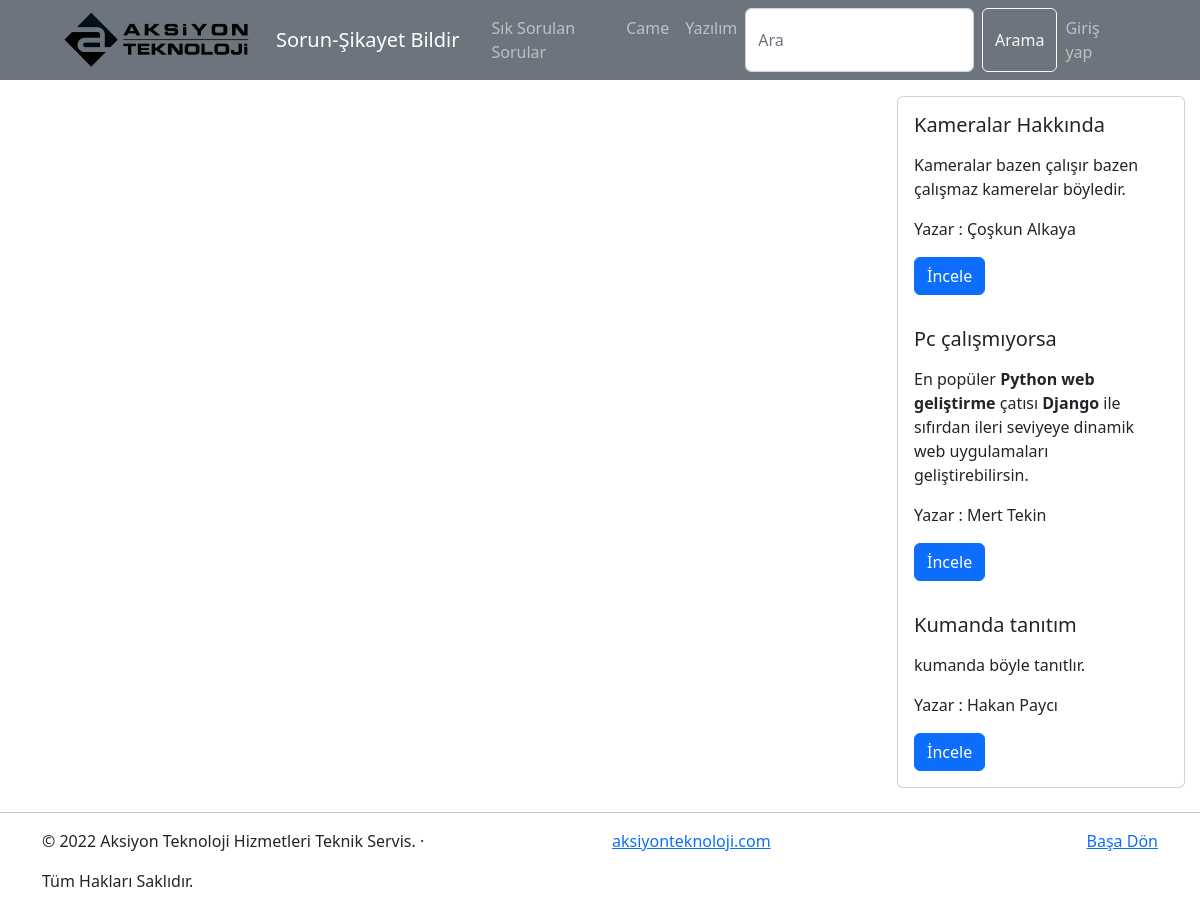
/yazilim/, run on an earlier commit of the app's database.
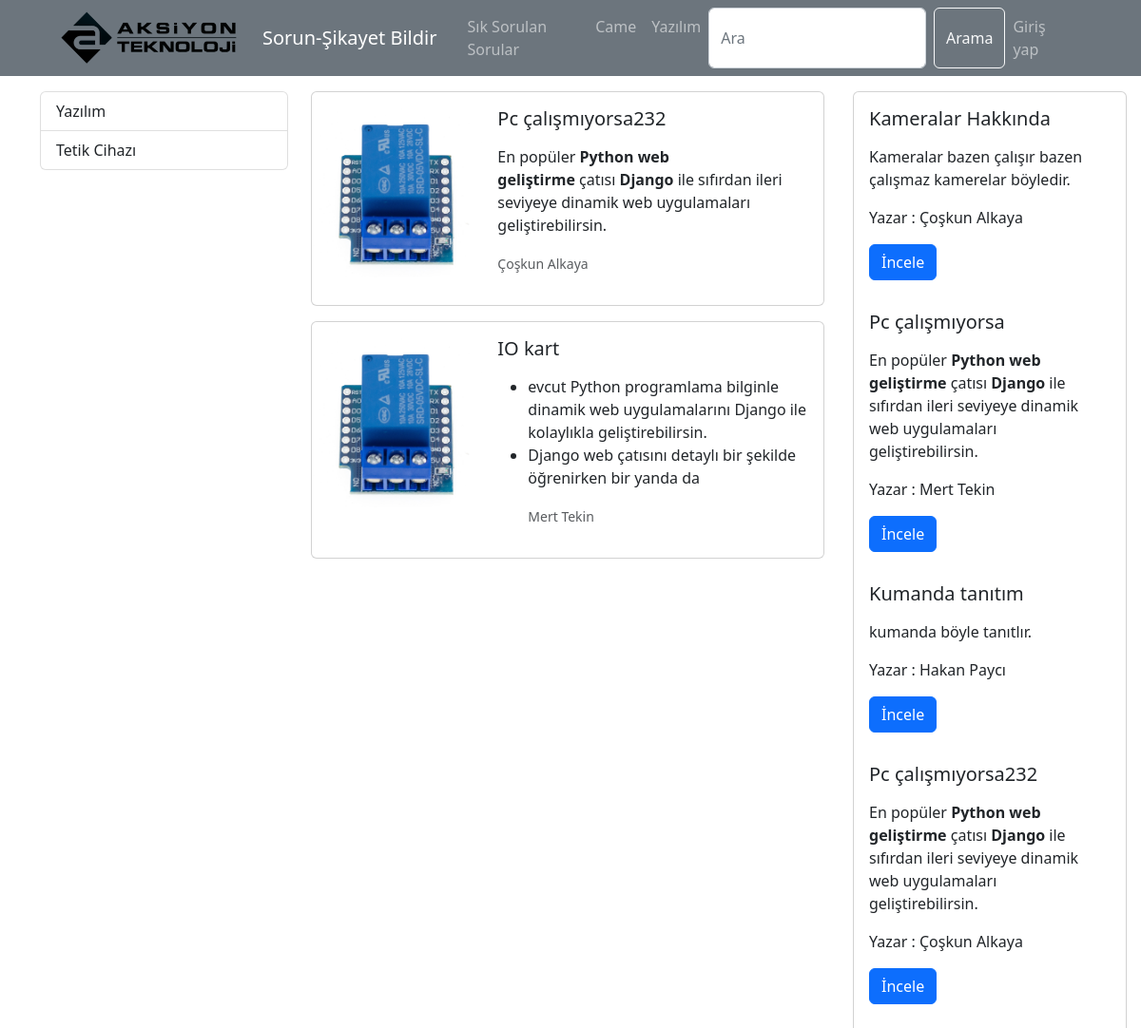
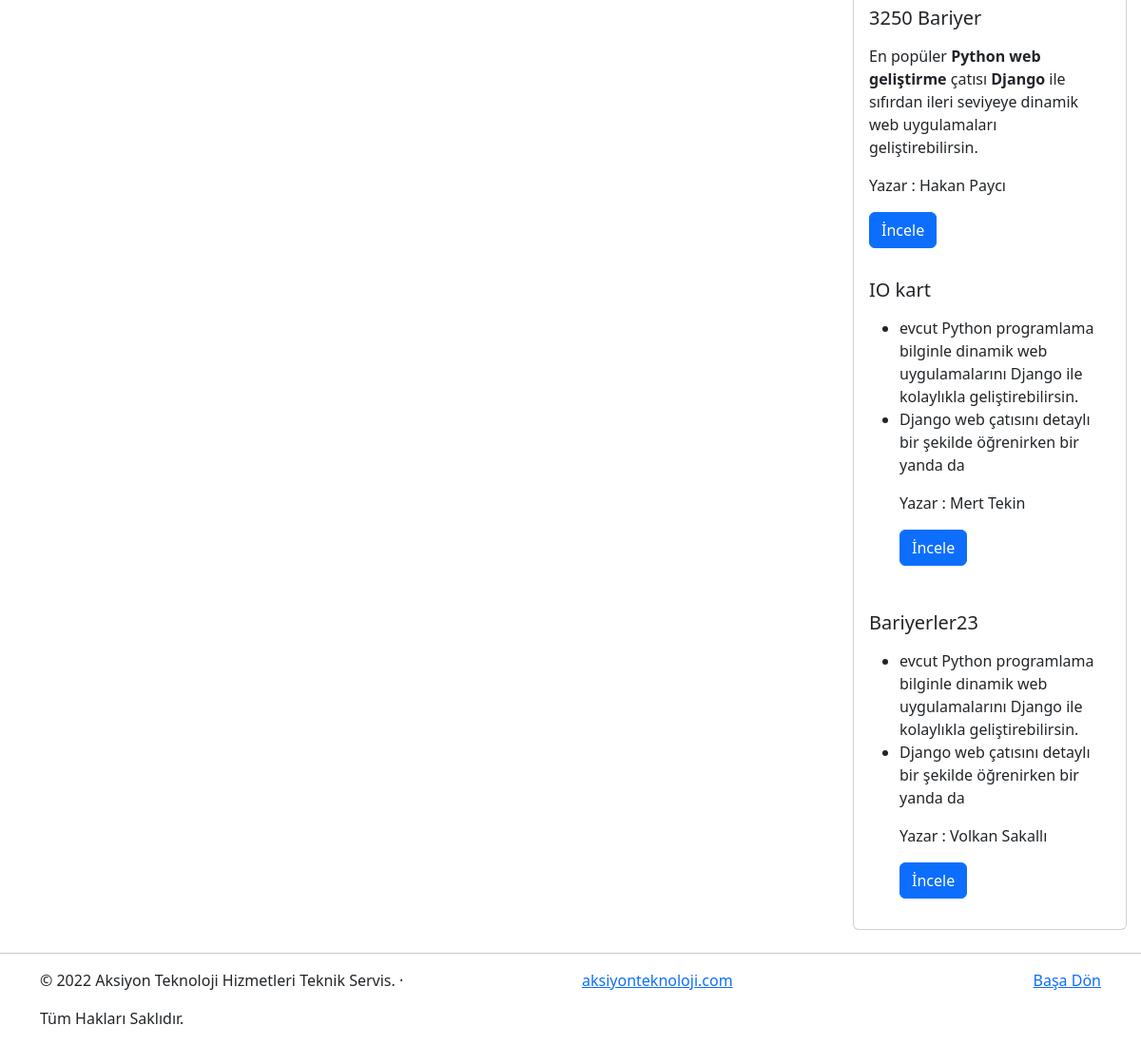
And on a later commit of the database (2 pictures, top to bottom).
### tickets/models.py (models this page shows, shortened)
class Paylasim(models.Model):
    göndericiAdi = models.CharField(max_length=100)
    gönderiKonu = models.CharField(max_length=100)
    gönderiAciklama = RichTextField()
    gönderiFoto = models.ImageField(upload_to="Paylasim",blank=False,null=False)
    gönderiDurumu = models.BooleanField(default=False)
    yazılımUrunumu = models.BooleanField(default=False)
    cameUrunumu = models.BooleanField(default=False)
    slug = models.SlugField(null=False, unique=True,
                            db_index=True, blank=True, editable=False)
    category = models.ForeignKey(
        Category, on_delete=models.CASCADE,blank=True)

class Category(models.Model):
    categoryName = models.CharField(max_length=100)
    slug = models.SlugField(null=False, unique=True,
                            db_index=True, blank=True, editable=False)
    UrunTip = models.CharField(max_length=100,default="came")

### tickets/views.py (the view)
# urls.py: path('yazilim/', views.yazilim, name="yazilim"),
def yazilim(request):
    data3={
        "paylasimlar":Paylasim.objects.filter(yazılımUrunumu=True),
        "category": Category.objects.filter(UrunTip="yazılım"),
        "paylasimlarall": Paylasim.objects.all(),
    }
    return render(request,"yazilim.html", data3)

### tickets/templates/yazilim.html
{% extends "basee.html" %}
{% load static %}
{% block content %}
    {% include 'partials/_navbar.html' %}
    <div class="container mt-3">
        <div class="row">
            <div class="col-3">
              {% include 'partials/_yazılımlist.html' %}
            </div>
            <div class="col-6">
             {% include 'partials/_yazılımcards.html' %}
            </div>
            <div class="col-3 mb-2">
              {% include 'partials/_sidebar.html' %}
            </div>
        </div>
    </div>
{% endblock %}

### tickets/templates/partials/_yazılımlist.html
<div class="list-group">
    {% for category in category %}
        <a class="list-group-item list-group-item-action" href="{% url 'yazılımCategory' category.slug %}">{{ category.categoryName|title }}</a>
    {% endfor %}
  </div>

### tickets/templates/partials/_yazılımcards.html (shortened to what this page needs)
{% load static %}
{%for pay in paylasimlar%}
<div class="card mb-3" style="max-width: 540px;">
  <div class="row g-0">
    <div class="col-md-4">
      <a href="{% url 'details' pay.slug %}" title="">
        <img src="{{ pay.gönderiFoto.url }}" class="img-fluid rounded-start mt-3" alt="...">
      </a>
    </div>
    <div class="col-md-8">
      <div class="card-body">
        <h5 class="card-title">{{pay.gönderiKonu}}</h5>
        <p class="card-text">{{pay.gönderiAciklama|safe|slice:"0:200"}}</p>
        <p class="card-text"><small class="text-muted">{{pay.göndericiAdi}}</small></p>
      </div>
    </div>
  </div>
</div>
{%endfor%}

### tickets/templates/partials/_sidebar.html (shortened to what this page needs)
  <div class="row " >
    <div class="col-sm-6"  >
      <div class="card"  style="width: 18rem; " >
        {%for pay in paylasimlarall%}
        <div class="card-body" >
          <h5 class="card-title">{{pay.gönderiKonu}}</h5>
          <p class="card-text " >{{pay.gönderiAciklama|safe|slice:"0:200"}}</p>
          <p class="card-writer" >Yazar : {{pay.göndericiAdi}}</p>
          <a href="{% url 'details' pay.slug %}" class="btn btn-primary">İncele</a>
        </div>
        {%endfor%}
      </div>
    </div>
</div>

What changed in the data, as far as the page shows it:
added Category: categoryName "Yazılım"
added Category: categoryName "Tetik Cihazı"
added Paylasim: gönderiFoto (picture), gönderiKonu "Pc çalışmıyorsa232", gönderiAciklama "En popüler Python web geliştirme çatısı Django ile sıfırdan ileri seviyeye dinamik web uygulamaları geliştirebilirsin.", göndericiAdi "Çoşkun Alkaya"
added Paylasim: gönderiFoto (picture), gönderiKonu "IO kart", gönderiAciklama "evcut Python programlama bilginle dinamik web uygulamalarını Django ile kolaylıkla geliştirebilirsin. Django web çatısını detaylı bir şekilde öğrenirken bir yanda da", göndericiAdi "Mert Tekin"
added Paylasim: gönderiKonu "3250 Bariyer", gönderiAciklama "En popüler Python web geliştirme çatısı Django ile sıfırdan ileri seviyeye dinamik web uygulamaları geliştirebilirsin.", göndericiAdi "Hakan Paycı"
added Paylasim: gönderiKonu "Bariyerler23", gönderiAciklama "evcut Python programlama bilginle dinamik web uygulamalarını Django ile kolaylıkla geliştirebilirsin. Django web çatısını detaylı bir şekilde öğrenirken bir yanda da", göndericiAdi "Volkan Sakallı"
